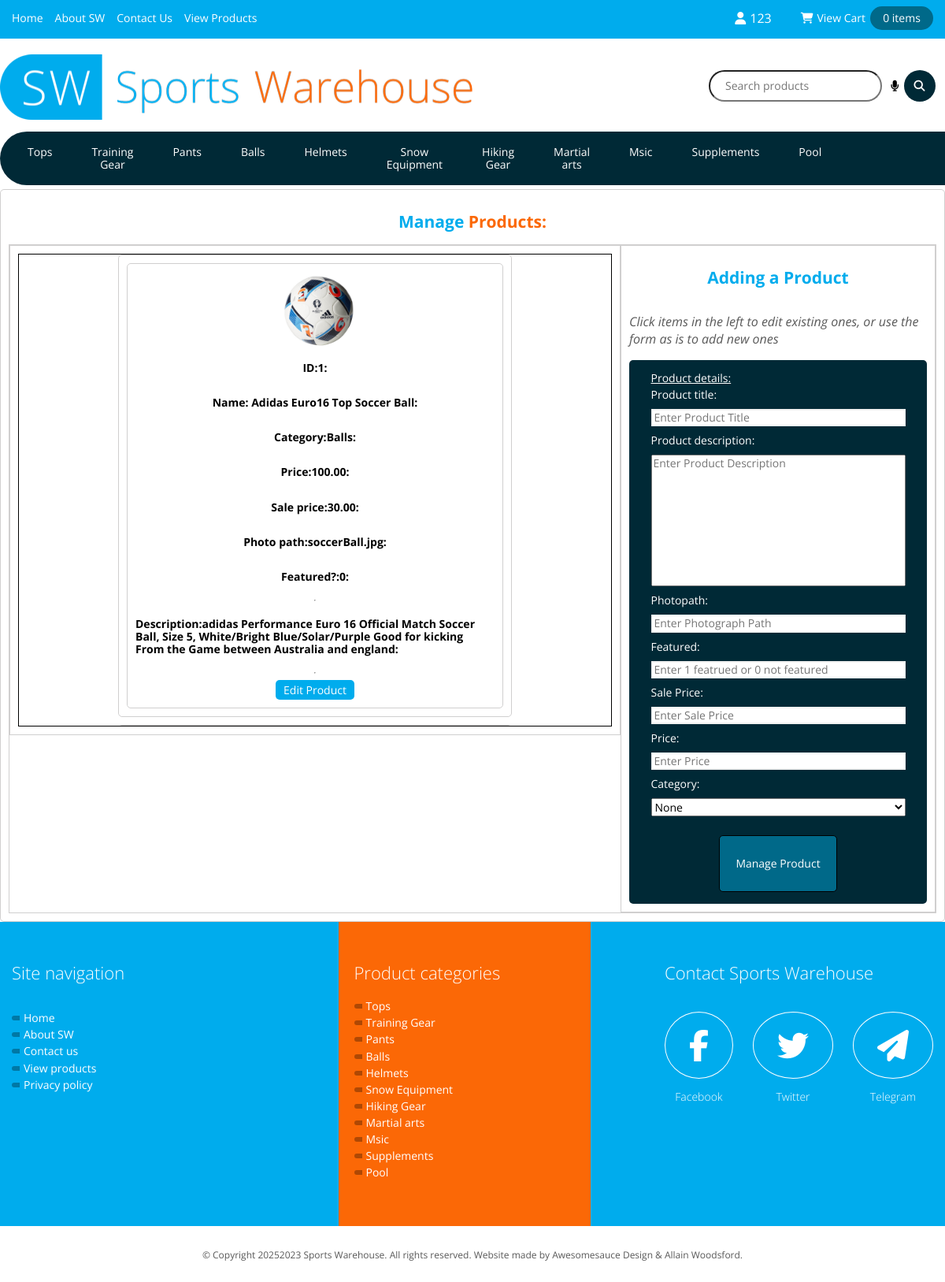
The page /OtherAPp/SportsWarehouseD_Allain_Woodsford/manageProducts.php (signed in) on the database its author committed.
### tables this page shows
CREATE TABLE `category` (
  `categoryId` int(11) NOT NULL,
  `categoryName` varchar(50) NOT NULL
);

CREATE TABLE `item` (
  `itemId` int(11) NOT NULL,
  `itemName` varchar(150) NOT NULL,
  `photo` varchar(250) DEFAULT NULL,
  `price` decimal(10,2) NOT NULL,
  `salePrice` decimal(10,2) DEFAULT NULL,
  `description` varchar(2000) DEFAULT NULL,
  `featured` tinyint(1) NOT NULL,
  `categoryId` int(11) NOT NULL
);

### OtherAPp/SportsWarehouseD_Allain_Woodsford/components/manageProducts.html.php (the view, shortened to what the rows shown need)
<?php
include_once "templates/getCategoriesNoLimit.php";
?>
<?php if(isset($_SESSION["username"]) and !empty($rows)): ?>
    <section class="site-main__cart-wide">
    <h2><span class="is-blue">Manage <span class="is-orange">Products:</span></span></h2>
    <div class="site-main__checkout">
        <div class="site-main__checkout__column">
    <div class="site-main__cart__wrapper">
        <?php
            foreach($rows as $row):
            $itemId = $row["itemId"];
            $price = $row["price"];
            $salePrice = $row["salePrice"];
            $photo = $row["photo"];
            $description = $row["description"];
            $productName = $row["itemName"];
            $featured = $row["featured"];
            $categoryName = $row["categoryName"];
        ?>
        <article class="site-main__cart__card">
        <div class="site-main__checkout__column__sub">
                <img onerror="this.src='assets/images/notFound.png';" loading="lazy" class="site-main__products__card-img" src="assets/images/<?= $photo ?>" alt="<?=$description?>" >
                <p><strong>ID:<span id="itemObjectID-<?=$itemId?>"><?=$itemId?></span>:</strong></p>
                <p><strong>Name:<span id="itemObjectName-<?=$itemId?>"> <?=$productName?></span>:</strong></p>
                <p><strong>Category:<span id="itemObjectCategoryName-<?=$itemId?>"><?=$categoryName?></span>:</strong></p>
                <p><strong>Price:<span id="itemObjectPrice-<?=$itemId?>"><?=$price?></span>:</strong></p>
                <p><strong>Sale price:<span id="itemObjectSalePrice-<?=$itemId?>"><?=$salePrice?></span>:</strong></p>
                <p><strong>Photo path:<span id="itemObjectPhotoPath-<?=$itemId?>"><?=$photo?></span>:</strong></p>
                <p><strong>Featured?:<span id="itemObjectFeatured-<?=$itemId?>"><?=$featured?></span>:</strong></p>
                <hr>
                <p><strong>Description:<span id="itemObjectDescription-<?=$itemId?>"><?=$description?></span>:</strong></p>
                <hr>
                    <div class="site-main__cart__card-buttons">
                        <button onclick="updateManageProduct(<?=$itemId?>)" id="cartCardUpdate<?=$itemId?>" class="is-button-positive" type="button" aria-label="fills out form for this product <?=$productName?> so you can edit it">Edit Product</button>
                    </div>
        </div>
        </article>
        <?php endforeach; ?>
        </div>
            </div>
                <div class="site-main__checkout__column">
                <h2><span id="manageFormAction"class="is-blue">Adding a Product</span></h2>
                </div>
            </div>
    </section>
<?php else: ?>
<p>please <a href="login.php" rel="noreferrer"><span class="is-blue">Login</span></a></p>
<?php endif; ?>

### OtherAPp/SportsWarehouseD_Allain_Woodsford/components/header.html.php (shortened to what the rows shown need)
<?php
  include_once "classes/ShoppingCart.php";
?>
<header class="site-header">
    <nav class="site-header__category">
        <div role="navigation" class="site-header__category__items" >
            <?php
                include "templates/getCategories.php";
                if(!empty($categoryRows)):
            ?>
            <?php
                foreach ($categoryRows as $catRow):
                    $catID = $catRow["categoryId"];
                    $catName = $catRow["categoryName"];
            ?>
            <a href="browseProduct.php?categoryId=<?=$catID?>&categoryName='<?=$catName?>'" value="<?=$catID?>" id="categoryHeader-<?=$catID?>" aria-label="Browse <?=$catName?>"  class="site-header__category-item">
                <div class="is-white "><span class="site-header__category-item__btn-margin"><?= $catName ?></span></div>
                </a>
            <?php endforeach; ?>
            <?php else: ?>
                <p>No Categories!</p>
            <?php endif; ?>
        </div>
    </nav>
</header>

### OtherAPp/SportsWarehouseD_Allain_Woodsford/components/footer.html.php (shortened to what the rows shown need)
<footer class="site-footer">
        <div class="site-footer__navigation">
            <div role="navigation" class="site-footer__navigation__margin">
                <section role="navigation" aria-label="product category links" class="site-footer__navigation__margin-subsection site-footer__navigation__margin-subsection__products is-hidden-sm is-orange-bg">
                    <nav class="site-footer__navigation__margin__links">
                        <?php
                              include "templates/getCategories.php";
                              if(!empty($categoryRows)):
                        ?>
                        <?php
                            foreach ($categoryRows as $catRow):
                                $catID = $catRow["categoryId"];
                                $catName = $catRow["categoryName"];
                        ?>
                        <div class="site-footer__navigation__margin__links-item">
                            <div class="site__footer__navigation__margin__links-rect"></div>
                            <a href="browseProduct.php?categoryId=<?=$catID?>&categoryName='<?=$catName?>'" id="footerCatLink-<?=$catID?>" href="/Products/<?=$catName?>" aria-label="product <?=$catName?> link" rel="”noreferrer”"><?=$catName?></a>
                        </div>
                        <?php endforeach; ?>
                        <?php else: ?>
                            <p>No Categories!</p>
                        <?php endif; ?>
                    </nav>
                </section>
            </div>
        </div>
    </footer>

### rows shown on the page
category: categoryName "Tops"
category: categoryName "Training Gear"
category: categoryName "Pants"
category: categoryName "Balls"
category: categoryName "Helmets"
category: categoryName "Snow Equipment"
category: categoryName "Hiking Gear"
category: categoryName "Martial arts"
category: categoryName "Msic"
category: categoryName "Supplements"
category: categoryName "Pool"
item: photo (picture), itemId "1", itemName "Adidas Euro16 Top Soccer Ball", categoryId.categoryName "Balls", price "100.00", salePrice "30.00", photo "soccerBall.jpg", featured "0", description "adidas Performance Euro 16 Official Match Soccer Ball, Size 5, White/Bright Blue/Solar/Purple Good for kicking From the Game between Australia and england"

### other values the page prints
$username "123"
$showCartText "View"
$cartCounter "0"
